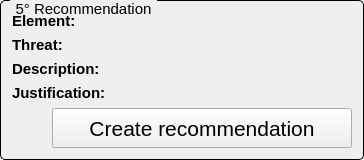
                  <widget class="QGroupBox" name="groupBox_26">
                   <property name="styleSheet">
                    <string notr="true">QGroupBox {
    border: 1px solid black;
    border-radius: 5px;
    margin-top: 0.5em;
    font-size: 15px;
}

QGroupBox::title {
    subcontrol-origin: margin;
    left: 10px;
    padding: 0 3px 0 3px;
}</string>
                   </property>
                   <property name="title">
                    <string>5° Recommendation</string>
                   </property>
                   <layout class="QGridLayout" name="gridLayout_46">
                    <item row="0" column="0">
                     <layout class="QHBoxLayout" name="horizontalLayout_76">
                      <item>
                       <layout class="QHBoxLayout" name="horizontalLayout_75">
                        <item>
                         <widget class="QLabel" name="label_71">
                          <property name="minimumSize">
                           <size>
                            <width>120</width>
                            <height>0</height>
                           </size>
                          </property>
                          <property name="maximumSize">
                           <size>
                            <width>120</width>
                            <height>16777215</height>
                           </size>
                          </property>
                          <property name="font">
                           <font>
                            <pointsize>11</pointsize>
                            <weight>75</weight>
                            <bold>true</bold>
                           </font>
                          </property>
                          <property name="text">
                           <string>Element:</string>
                          </property>
                         </widget>
                        </item>
                        <item>
                         <widget class="QLabel" name="label_stride_element">
                          <property name="minimumSize">
                           <size>
                            <width>200</width>
                            <height>0</height>
                           </size>
                          </property>
                          <property name="maximumSize">
                           <size>
                            <width>16777215</width>
                            <height>16777215</height>
                           </size>
                          </property>
                          <property name="font">
                           <font>
                            <pointsize>11</pointsize>
                           </font>
                          </property>
                          <property name="text">
                           <string/>
                          </property>
                          <property name="wordWrap">
                           <bool>true</bool>
                          </property>
                         </widget>
                        </item>
                       </layout>
                      </item>
                     </layout>
                    </item>
                    <item row="1" column="0">
                     <layout class="QHBoxLayout" name="horizontalLayout_87">
                      <item>
                       <widget class="QLabel" name="label_74">
                        <property name="minimumSize">
                         <size>
                          <width>120</width>
                          <height>0</height>
                         </size>
                        </property>
                        <property name="maximumSize">
                         <size>
                          <width>120</width>
                          <height>16777215</height>
                         </size>
                        </property>
                        <property name="font">
                         <font>
                          <pointsize>11</pointsize>
                          <weight>75</weight>
                          <bold>true</bold>
                         </font>
                        </property>
                        <property name="text">
                         <string>Threat:</string>
                        </property>
                       </widget>
                      </item>
                      <item>
                       <widget class="QLabel" name="label_stride_threat">
                        <property name="minimumSize">
                         <size>
                          <width>0</width>
                          <height>0</height>
                         </size>
                        </property>
                        <property name="maximumSize">
                         <size>
                          <width>16777215</width>
                          <height>16777215</height>
                         </size>
                        </property>
                        <property name="font">
                         <font>
                          <pointsize>11</pointsize>
                         </font>
                        </property>
                        <property name="text">
                         <string/>
                        </property>
                        <property name="wordWrap">
                         <bool>true</bool>
                        </property>
                       </widget>
                      </item>
                     </layout>
                    </item>
                    <item row="2" column="0">
                     <layout class="QHBoxLayout" name="horizontalLayout_88">
                      <item>
                       <widget class="QLabel" name="label_81">
                        <property name="minimumSize">
                         <size>
                          <width>120</width>
                          <height>0</height>
                         </size>
                        </property>
                        <property name="maximumSize">
                         <size>
                          <width>120</width>
                          <height>16777215</height>
                         </size>
                        </property>
                        <property name="font">
                         <font>
                          <pointsize>11</pointsize>
                          <weight>75</weight>
                          <bold>true</bold>
                         </font>
                        </property>
                        <property name="text">
                         <string>Description:</string>
                        </property>
                       </widget>
                      </item>
                      <item>
                       <widget class="QLabel" name="label_stride_description">
                        <property name="minimumSize">
                         <size>
                          <width>0</width>
                          <height>0</height>
                         </size>
                        </property>
                        <property name="maximumSize">
                         <size>
                          <width>16777215</width>
                          <height>16777215</height>
                         </size>
                        </property>
                        <property name="font">
                         <font>
                          <pointsize>11</pointsize>
                         </font>
                        </property>
                        <property name="text">
                         <string/>
                        </property>
                        <property name="wordWrap">
                         <bool>true</bool>
                        </property>
                       </widget>
                      </item>
                     </layout>
                    </item>
                    <item row="3" column="0">
                     <layout class="QHBoxLayout" name="horizontalLayout_89">
                      <item>
                       <widget class="QLabel" name="label_82">
                        <property name="minimumSize">
                         <size>
                          <width>120</width>
                          <height>0</height>
                         </size>
                        </property>
                        <property name="maximumSize">
                         <size>
                          <width>120</width>
                          <height>16777215</height>
                         </size>
                        </property>
                        <property name="font">
                         <font>
                          <pointsize>11</pointsize>
                          <weight>75</weight>
                          <bold>true</bold>
                         </font>
                        </property>
                        <property name="text">
                         <string>Justification:</string>
                        </property>
                       </widget>
                      </item>
                      <item>
                       <widget class="QLabel" name="label_stride_justification">
                        <property name="minimumSize">
                         <size>
                          <width>0</width>
                          <height>0</height>
                         </size>
                        </property>
                        <property name="maximumSize">
                         <size>
                          <width>16777215</width>
                          <height>16777215</height>
                         </size>
                        </property>
                        <property name="font">
                         <font>
                          <pointsize>11</pointsize>
                         </font>
                        </property>
                        <property name="text">
                         <string/>
                        </property>
                        <property name="wordWrap">
                         <bool>true</bool>
                        </property>
                       </widget>
                      </item>
                     </layout>
                    </item>
                    <item row="4" column="0">
                     <layout class="QHBoxLayout" name="horizontalLayout_90">
                      <item>
                       <spacer name="horizontalSpacer_34">
                        <property name="orientation">
                         <enum>Qt::Horizontal</enum>
                        </property>
                        <property name="sizeHint" stdset="0">
                         <size>
                          <width>40</width>
                          <height>20</height>
                         </size>
                        </property>
                       </spacer>
                      </item>
                      <item>
                       <widget class="QPushButton" name="button_stride_add">
                        <property name="minimumSize">
                         <size>
                          <width>300</width>
                          <height>40</height>
                         </size>
                        </property>
                        <property name="maximumSize">
                         <size>
                          <width>300</width>
                          <height>16777215</height>
                         </size>
                        </property>
                        <property name="font">
                         <font>
                          <pointsize>16</pointsize>
                          <underline>false</underline>
                          <kerning>true</kerning>
                         </font>
                        </property>
                        <property name="text">
                         <string>Create recommendation</string>
                        </property>
                       </widget>
                      </item>
                     </layout>
                    </item>
                   </layout>
                  </widget>
